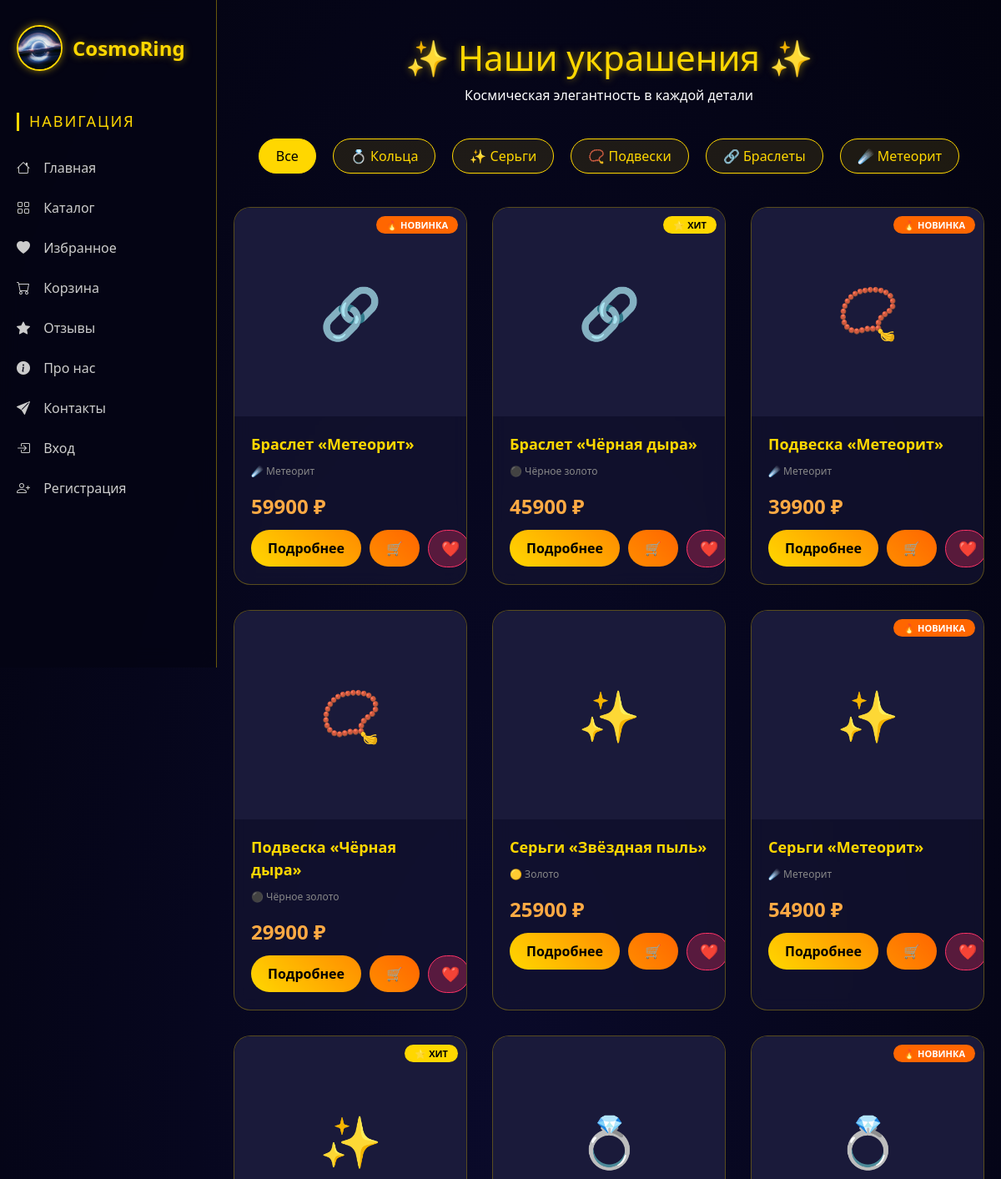
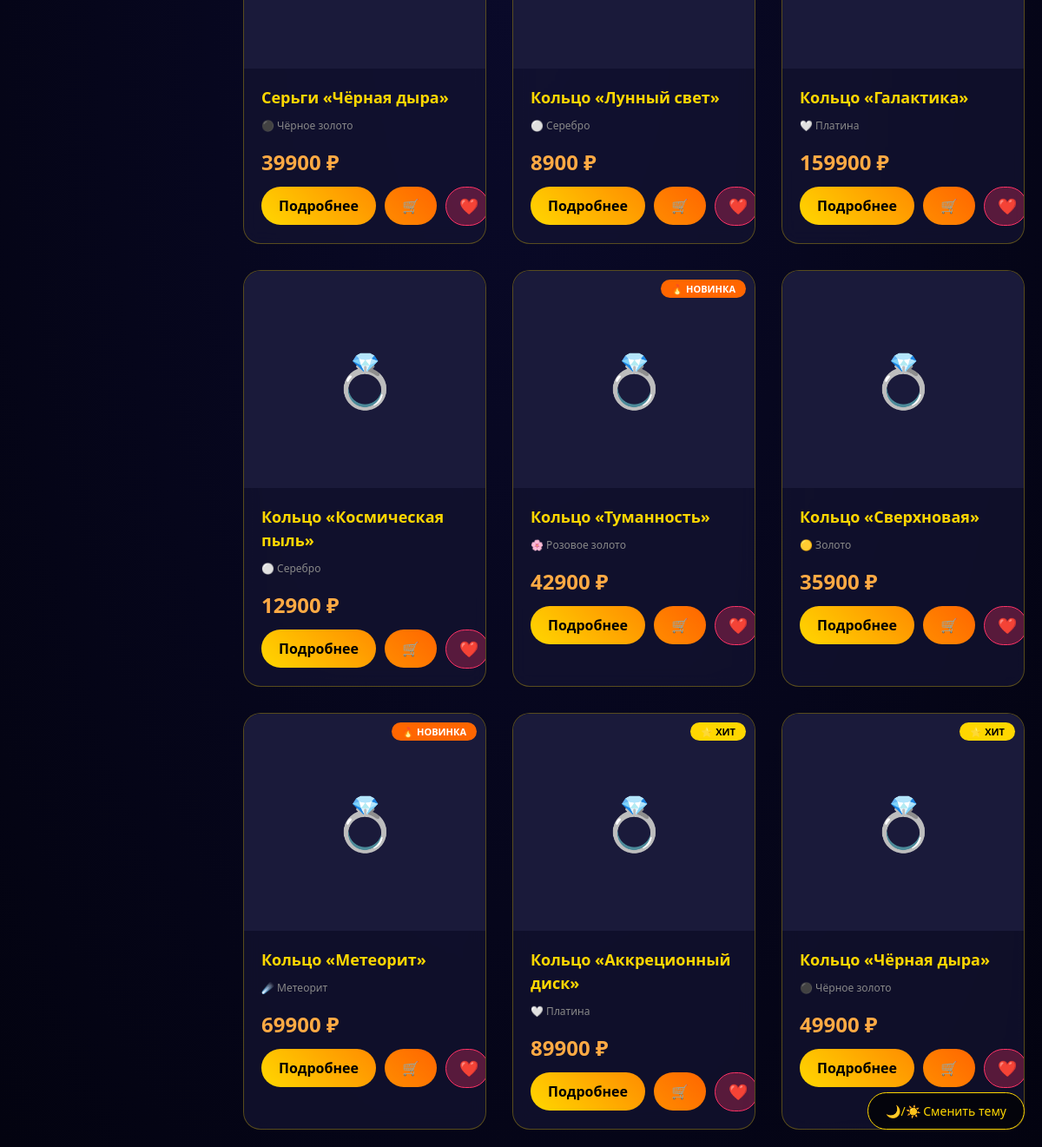
Page /catalog/ on the earlier database version (2 pictures, top to bottom).
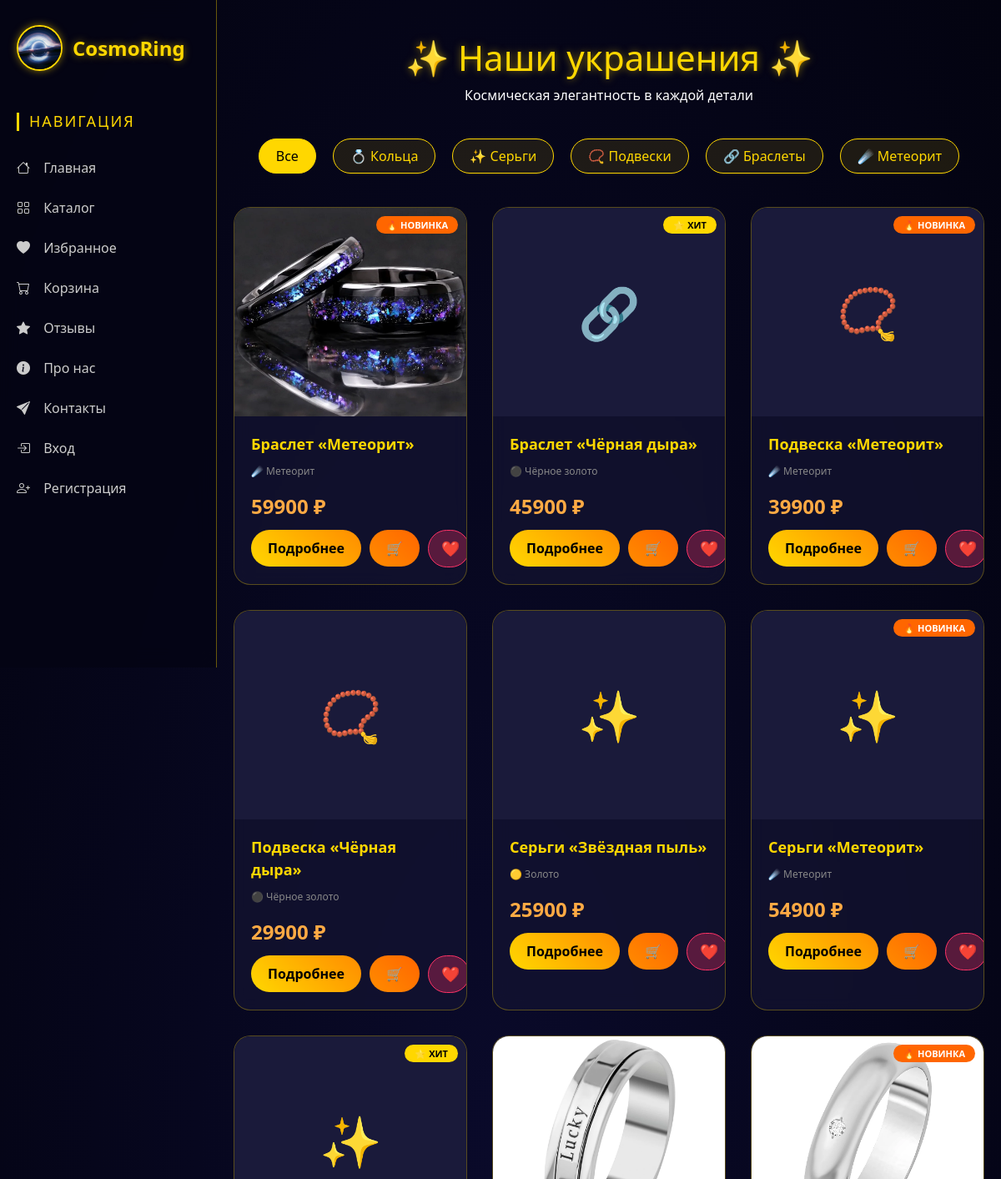
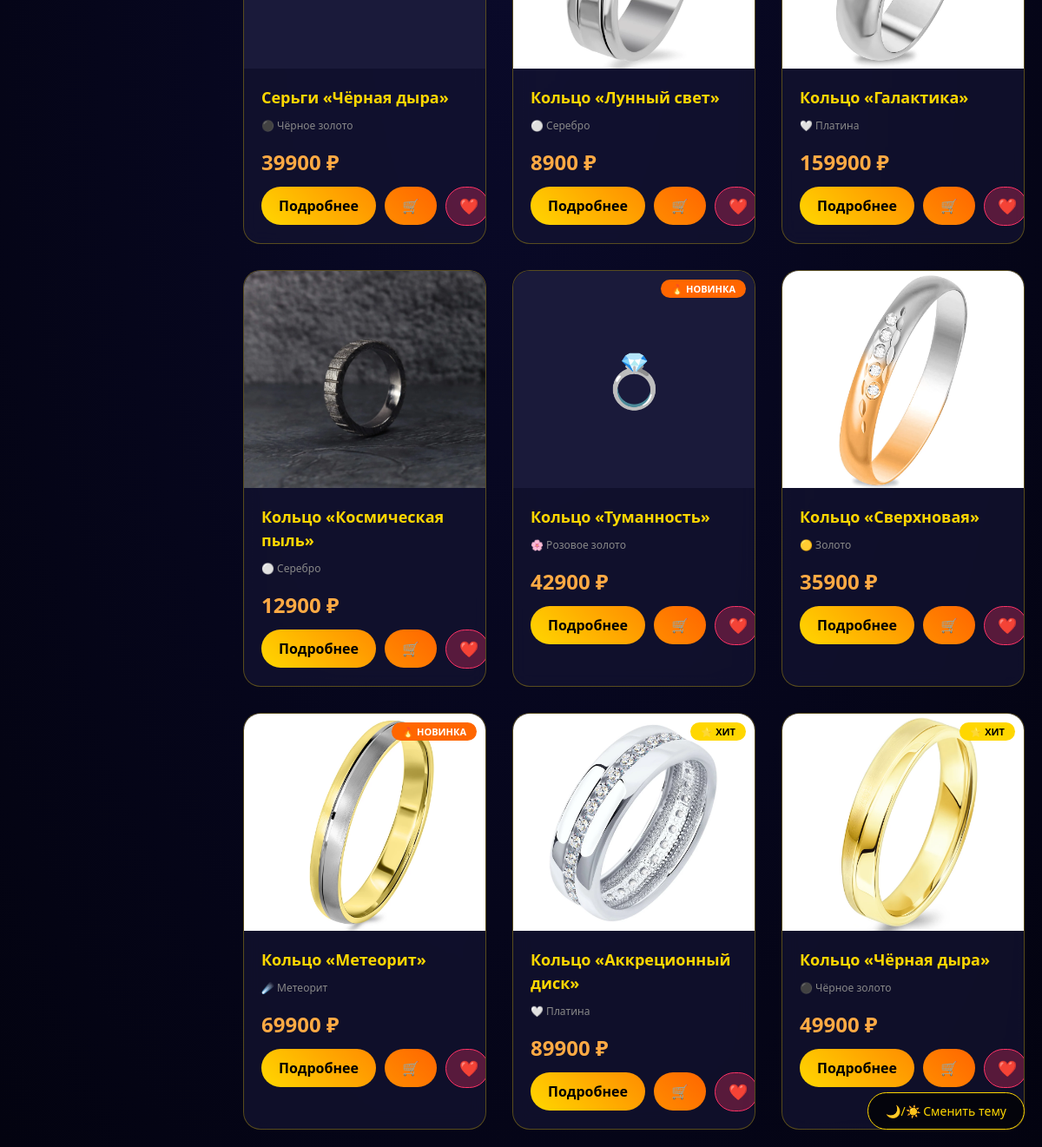
Same page on the later database version (2 pictures, top to bottom).
### main/models.py (models this page shows, shortened)
class Product(models.Model):
    CATEGORY_CHOICES = [
        ('ring', 'Кольцо'),
        ('earrings', 'Серьги'),
        ('necklace', 'Подвеска'),
        ('bracelet', 'Браслет'),
    ]
    MATERIAL_CHOICES = [
        ('gold', 'Золото'),
        ('silver', 'Серебро'),
        ('rose', 'Розовое золото'),
        ('platinum', 'Платина'),
        ('black', 'Чёрное золото'),
        ('meteorite', 'Метеорит'),
    ]
    name = models.CharField('Название', max_length=200)
    category = models.CharField('Категория', max_length=20, choices=CATEGORY_CHOICES, default='ring')
    material = models.CharField('Материал', max_length=20, choices=MATERIAL_CHOICES, default='gold')
    price = models.DecimalField('Цена (₽)', max_digits=10, decimal_places=0, default=0)
    description = models.TextField('Описание', blank=True)
    characteristics = models.TextField('Характеристики', blank=True)
    image = models.ImageField('Изображение', upload_to='products/', blank=True, null=True)
    is_new = models.BooleanField('Новинка', default=False)
    is_bestseller = models.BooleanField('Хит продаж', default=False)
    created_at = models.DateTimeField('Дата добавления', auto_now_add=True)
    class Meta:
        verbose_name = 'Товар'
        verbose_name_plural = 'Товары'
        ordering = ['-created_at']

### main/views.py (the view)
# urls.py: path('catalog/', views.catalog, name='catalog'),
def catalog(request):
    products = Product.objects.all().order_by('-created_at')
    category = request.GET.get('category')
    if category:
        products = products.filter(category=category)
    material = request.GET.get('material')
    if material:
        products = products.filter(material=material)
    context = {
        'products': products,
        'title': 'Каталог'
    }
    return render(request, 'main/catalog.html', context)

### main/templates/main/catalog.html (shortened to what this page needs)
﻿{% extends 'main/layout.html' %}
{% load static %}
{% block content %}
<link rel="stylesheet" href="{% static 'main/css/catalog.css' %}">
<div class="catalog-header">
    <h1>✨ Наши украшения ✨</h1>
    <p>Космическая элегантность в каждой детали</p>
</div>
<div class="filters">
    <a href="{% url 'catalog' %}" class="filter-btn {% if not request.GET.category and not request.GET.material %}active{% endif %}">Все</a>
    <a href="?category=ring" class="filter-btn {% if request.GET.category == 'ring' %}active{% endif %}">💍 Кольца</a>
    <a href="?category=earrings" class="filter-btn {% if request.GET.category == 'earrings' %}active{% endif %}">✨ Серьги</a>
    <a href="?category=necklace" class="filter-btn {% if request.GET.category == 'necklace' %}active{% endif %}">📿 Подвески</a>
    <a href="?category=bracelet" class="filter-btn {% if request.GET.category == 'bracelet' %}active{% endif %}">🔗 Браслеты</a>
    <a href="?material=meteorite" class="filter-btn {% if request.GET.material == 'meteorite' %}active{% endif %}">☄️ Метеорит</a>
</div>
<div class="products-grid">
    {% for product in products %}
    <div class="product-card">
        {% if product.is_new %}
        <div class="badge badge-new">🔥 НОВИНКА</div>
        {% elif product.is_bestseller %}
        <div class="badge">⭐ ХИТ</div>
        {% endif %}
        <div class="product-image">
            {% if product.image %}
            <img src="{{ product.image.url }}" alt="{{ product.name }}" style="width: 100%; height: 100%; object-fit: cover;">
            {% else %}
            {% if product.category == 'ring' %}💍
            {% elif product.category == 'earrings' %}✨
            {% elif product.category == 'necklace' %}📿
            {% else %}🔗{% endif %}
            {% endif %}
        </div>
        <div class="product-info">
            <div class="product-name">{{ product.name }}</div>
            <div class="product-meta">
                {% if product.material == 'meteorite' %}☄️ Метеорит
                {% elif product.material == 'gold' %}🟡 Золото
                {% elif product.material == 'silver' %}⚪ Серебро
                {% elif product.material == 'rose' %}🌸 Розовое золото
                {% elif product.material == 'platinum' %}🤍 Платина
                {% elif product.material == 'black' %}⚫ Чёрное золото
                {% endif %}
            </div>
            <div class="product-price">{{ product.price|floatformat:0 }} ₽</div>
            <div class="product-buttons">
                <a href="{% url 'product_detail' product.id %}">
                    <button class="btn-buy">Подробнее</button>
                </a>
                <a href="{% url 'add_to_cart' product.id %}">
                    <button class="btn-cart">🛒</button>
                </a>
                <a href="{% url 'add_to_favorites' product.id %}">
                    <button class="btn-favorite">❤️</button>
                </a>
            </div>
        </div>
    </div>
    {% empty %}
    <div class="empty-catalog">
        <p>😢 Товары пока не добавлены</p>
        <p>Загляните позже — коллекция пополняется!</p>
    </div>
    {% endfor %}
</div>
{% endblock %}

Differences in the rows shown:
changed Product "Браслет «Метеорит»": image: picture added; no longer shows "🔗"
changed Product "Кольцо «Лунный свет»": image: picture added; no longer shows "💍"
changed Product "Кольцо «Галактика»": image: picture added; no longer shows "💍"
changed Product "Кольцо «Космическая пыль»": image: picture added; no longer shows "💍"
changed Product "Кольцо «Сверхновая»": image: picture added; no longer shows "💍"
changed Product "Кольцо «Метеорит»": image: picture added; no longer shows "💍"
changed Product "Кольцо «Аккреционный диск»": image: picture added; no longer shows "💍"
changed Product "Кольцо «Чёрная дыра»": image: picture added; no longer shows "💍"
